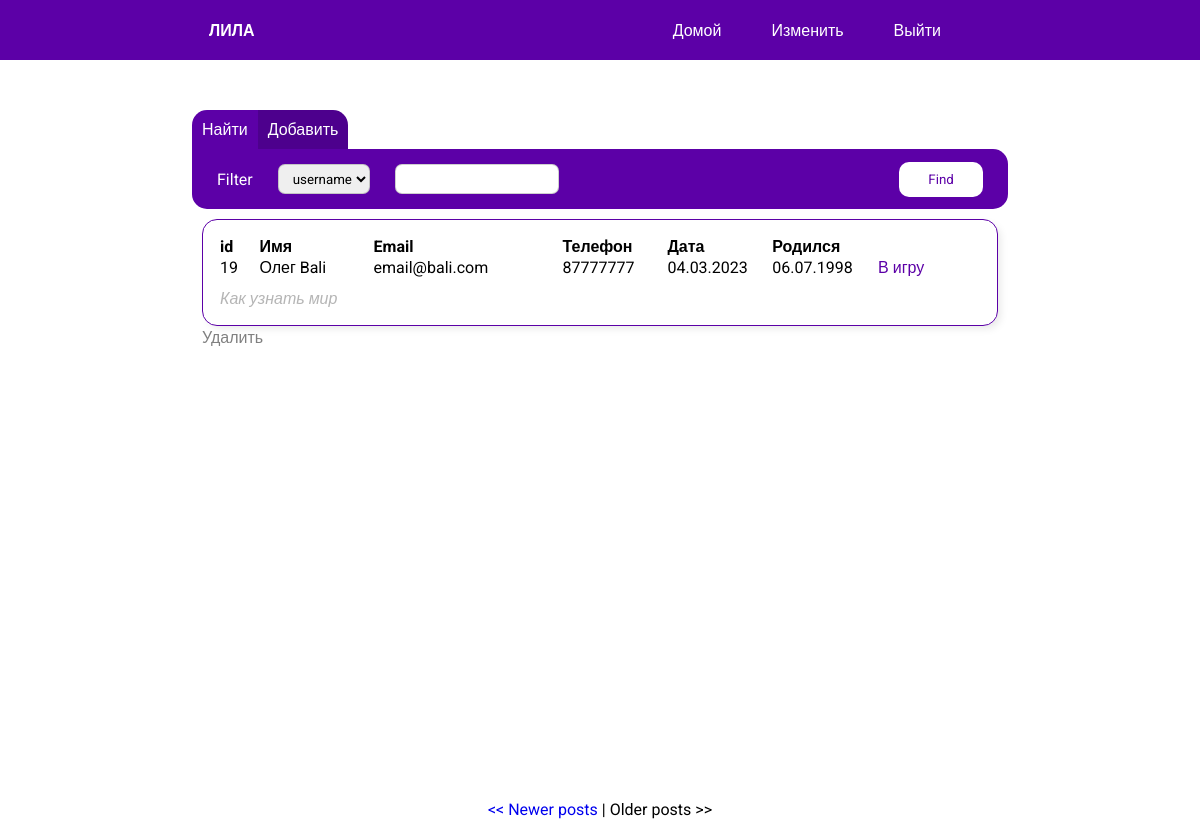
The app's page /index/2 (signed in) with its own data.
### project/models.py (models this page shows, shortened)
class User(db.Model):
    id = db.Column(db.Integer, primary_key=True)
    name = db.Column(db.String(64))
    email = db.Column(db.String(64))
    phone = db.Column(db.String(64))
    date = db.Column(db.Date)
    birthday = db.Column(db.Date)
    additional_comment = db.Column(db.String(64))
    city = db.Column(db.String(64))
    game = db.relationship('Game', backref='Game.user_id', cascade="all, delete")

### project/routes.py (the view, shortened to what this page needs)
@app.route('/', methods=['GET', 'POST'])
@app.route('/index', methods=['GET', 'POST'])
@app.route('/index/<int:page>', methods=['GET', 'POST'])
@login_required
def index(page=1):
    search_form = SearchForm()
    add_form = AddUserForm()
    users = User.query.order_by(User.id.desc()).paginate(page=page, per_page=config.USERS_PER_PAGE, error_out=False)
    return render_template('index.html', search_form=search_form, add_form=add_form, users=users)

### project/forms.py (shortened to what this page needs)
class SearchForm(FlaskForm):
    type = SelectField('Filter', choices=[(1, 'username'), (2, 'email'), (3, 'phone')])
    input = SearchField()
    submit = SubmitField('Find')

class AddUserForm(FlaskForm):
    name = StringField('Имя', validators=[DataRequired()])
    email = StringField('Email', validators=[Optional()])
    phone = StringField('Phone', validators=[Optional()])
    birthday = DateField('Birthday', validators=[Optional()])
    comment = StringField('Запрос')
    city = StringField('City')
    submit = SubmitField('Save')

### project/models.py (called while the page is built)
@login.user_loader
def load_user(id):
    return Admin.query.get(int(id))

### project/templates/index.html (shortened to what this page needs)
<link rel="stylesheet" href="/static/css/_user.css">
<link rel="stylesheet" href="/static/css/index.css">
{% extends 'base.html' %}
{% block content %}
<div class="wrapper">
    <div class="users_block">
        <div class="switcher">
            <div class="search_window_button" id = 'pressed'>
                <p>Найти</p>
            </div>
            <div class="add_window_button" id ='unpressed'>
                <p>Добавить</p>
            </div>
        </div>
        <div class="search_block " id="">
            <form class="search" action="" method="POST">
                <ul class="search_menu">
                    {{search_form.type.label}}
                    {{search_form.type(class='field')}}
                    {{search_form.input(class= 'field')}}
                </ul>
                {{search_form.submit(class='button')}}
            </form>
            <div class="result">
                {% for user in users.items%}
                {% include  '_user.html'%}
                {% endfor %}
            </div>
            <div class="pagination">
                {% if users.has_prev %}<a href="{{ url_for('index', page = users.prev_num) }}"><< Newer posts</a>{% else %}<< Newer posts{% endif %} |
                {% if users.has_next %}<a href="{{ url_for('index', page = users.next_num) }}">Older posts >></a>{% else %}Older posts >>{% endif %}
            </div>
        </div>
    </div>
</div>
{% endblock %}

### project/templates/_user.html
<div href="/" class="table_block">
    <table class="user_block">
        <tbody>
            <tr>
                <th class="id">id</th>
                <th class="name">Имя</th>
                <th class="email">Email</th>
                <th>Телефон</th>
                <th>Дата</th>
                <th>Родился</th>
                <th></th>
            </tr>
            <tr>
                <td class="id">{{user.id}}</td>
                <td>{{user.name}}</td>
                <td>{{user.email}}</td>
                <td>{{user.phone}}</td>
                <td>{{user.date.strftime("%d.%m.%Y")}}</td>
                <td>
                    {%if user.birthday%}
                    {{ user.birthday.strftime("%d.%m.%Y")}}
                    {%endif%}
                </td>
                <td class="buttons">
                    <a href="{{ url_for('user', id=user.id) }}" class="button">В игру</a>
                </td>
            </tr>
            <tr>
                <td colspan="5" class="comment">{{user.additional_comment}}</td>
            </tr>
        </tbody>
    </table>
    <a href="{{ url_for('delete', id=user.id) }}" class="delete_button">Удалить</a>
</div>

### project/static/css/_user.css (style rules this page uses)
.table_block { display: block; margin: 10px; }
.user_block { width: 100%; text-align: left; padding: 15px; table-layout: fixed; border-radius: 15px; border: 1px solid rgb(92, 0, 167); -webkit-box-shadow: 4px 4px 9px -2px rgba(0,0,0,0.10); -moz-box-shadow: 4px 4px 9px -2px rgba(0,0,0,0.10); box-shadow: 4px 4px 9px -2px rgba(0,0,0,0.10); }
.id { width: 5%; }
.name { width: 15%; }
.email { width: 25%; }
.comment { padding-top: 10px; font-style: italic; color: rgba(128, 128, 128, 0.583); }

### project/static/css/index.css (style rules this page uses)
.users_block { width: 85%; margin: 0px auto; margin-top: 50px; }
.switcher { display: flex; text-align: center; }
.switcher p { text-align: center; padding: 10px; cursor: pointer; }
#pressed { background-color: rgb(92, 0, 167); }
#unpressed { background-color: rgb(77, 0, 141); }
.search { display: flex; height: 60px; background-color: rgb(92, 0, 167); border-radius: 0px 15px 15px 15px; align-items: center; }
.search_menu { display: flex; align-items: center; width: 100%; padding-left: 25px; color: white; }
.result { width: 100%; height: 72vh; overflow: scroll; }
.field { height: 30px; margin-left: 25px; border: 1px solid rgba(128, 128, 128, 0.382); border-radius: 7px; padding-left: 10px; }
.search_window_button { border-radius: 15px 0px 0px 0px; color: white; }
.add_window_button { border-radius: 0px 15px 0px 0px; color: white; }
.button { height: 35px; width: 100px; margin-right: 25px; background-color: rgb(255, 255, 255); border: 1px solid rgba(128, 128, 128, 0); border-radius: 10px; color: rgb(92, 0, 167); }
.table_block { position: relative; margin-bottom: 25px; }
.delete_button { bottom: -20%; left: 0; color: gray; position: absolute; }
.pagination { text-align: center; margin-top: 15px; }

### project/static/css/base.css (style rules this page uses)
* { padding: 0px; margin: 0px; font-family: 'Roboto', sans-serif; text-decoration: none; }
.wrapper { width: 80%; margin: 0px auto; }

### records on screen
User: id "19", name "Олег Bali", email "email@bali.com", phone "87777777", date "04.03.2023", birthday "06.07.1998", additional_comment "Как узнать мир"

### other values on screen
{{ search_form.type.label }} "Filter"
